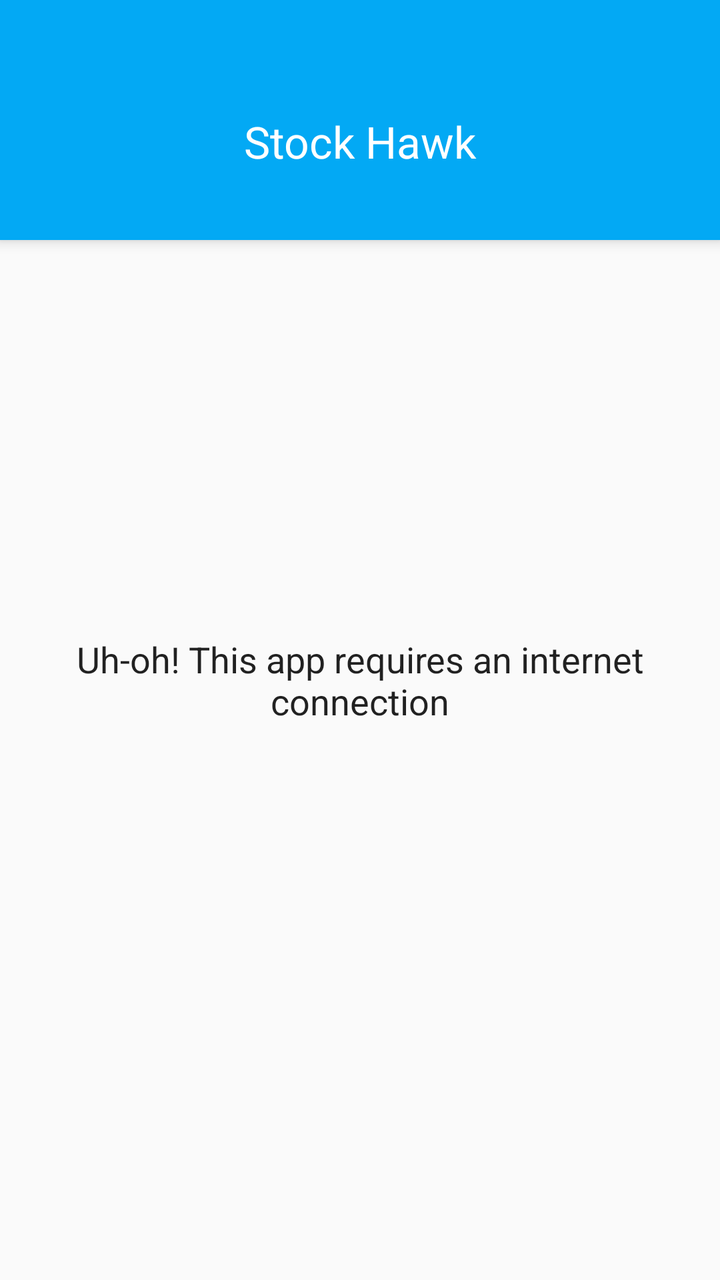
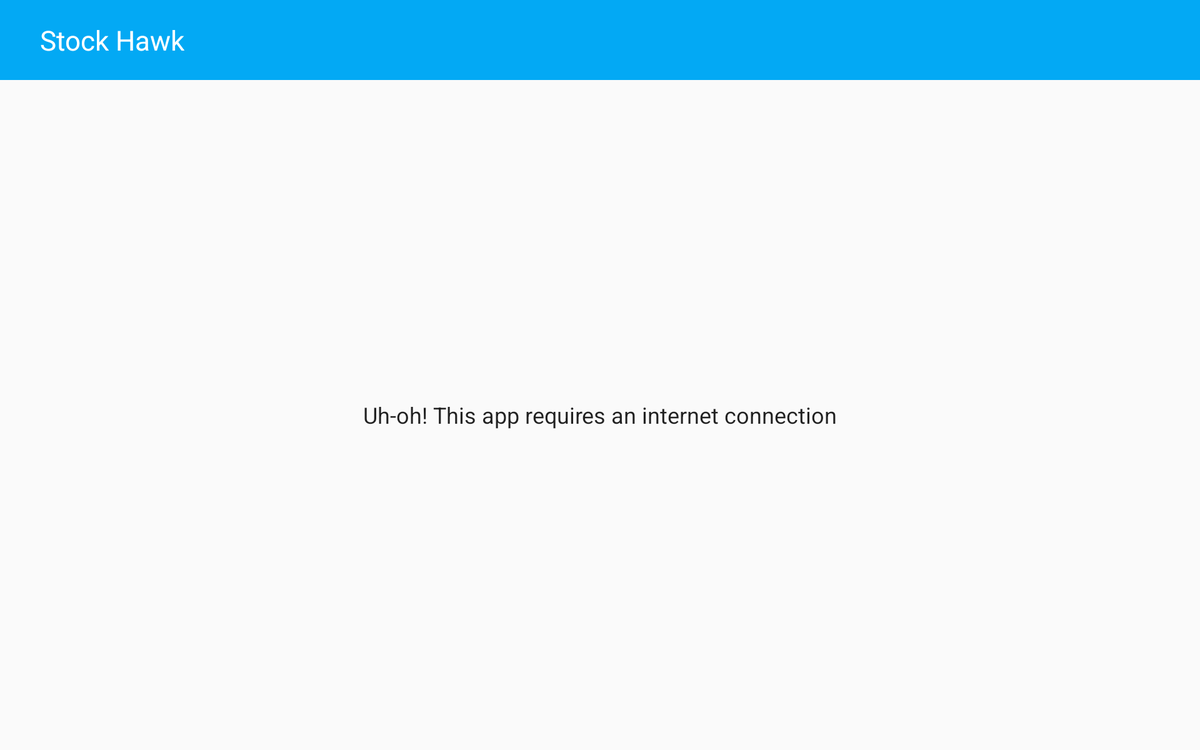

The same Android screen from two of the app's own layout files: first res/layout/ as a phone draws it, then the repository's variant for another configuration, drawn on a device whose configuration selects that folder. Both files follow.
<!-- AndroidManifest.xml: application theme AppTheme -->
<!-- res/layout/fragment_stock_list.xml -->
<?xml version="1.0" encoding="utf-8"?>
<FrameLayout xmlns:android="http://schemas.android.com/apk/res/android"
    xmlns:app="http://schemas.android.com/apk/res-auto"
    android:layout_width="match_parent"
    android:layout_height="match_parent">

    <android.support.design.widget.CoordinatorLayout
        android:id="@+id/col"
        android:layout_width="match_parent"
        android:layout_height="match_parent">

        <android.support.design.widget.AppBarLayout
            android:id="@+id/appbar"
            android:layout_width="match_parent"
            android:layout_height="wrap_content"
            android:theme="@style/ThemeOverlay.AppCompat.Dark.ActionBar"
            app:elevation="@dimen/appbar_elevation">

            <android.support.v7.widget.Toolbar
                android:id="@+id/toolbar"
                android:layout_width="match_parent"
                android:layout_height="wrap_content"
                android:elevation="0dp"
                app:layout_scrollFlags="scroll|enterAlways"
                app:theme="@style/ThemeOverlay.AppCompat.Dark.ActionBar">

                <TextView
                    android:layout_width="wrap_content"
                    android:layout_height="?attr/listPreferredItemHeight"
                    android:layout_gravity="center_horizontal"
                    android:layout_marginTop="?attr/actionBarSize"
                    android:text="@string/app_name"
                    android:textAppearance="@style/TextAppearance.AppCompat.Large" />
            </android.support.v7.widget.Toolbar>

        </android.support.design.widget.AppBarLayout>


        <android.support.v7.widget.RecyclerView
            android:id="@+id/recycler_view"
            android:layout_width="match_parent"
            android:layout_height="match_parent"
            app:layout_behavior="@string/appbar_scrolling_view_behavior" />

        <TextView
            android:id="@+id/emptyView"
            android:layout_width="match_parent"
            android:layout_height="match_parent"
            android:gravity="center"
            android:paddingTop="40dp"
            android:paddingEnd="@dimen/activity_horizontal_margin"
            android:paddingLeft="@dimen/activity_horizontal_margin"
            android:paddingRight="@dimen/activity_horizontal_margin"
            android:paddingStart="@dimen/activity_horizontal_margin"
            android:text="@string/network_toast"
            android:textAppearance="@android:style/TextAppearance.Medium"
            app:layout_anchor="@+id/recycler_view"
            app:layout_anchorGravity="fill" />
    </android.support.design.widget.CoordinatorLayout>

</FrameLayout>
<!-- resources referenced by this layout -->
<resources>
  <dimen name="activity_horizontal_margin">16dp</dimen>
  <dimen name="appbar_elevation">4dp</dimen>
  <string name="app_name">Stock Hawk</string>
  <string name="network_toast">Uh-oh! This app requires an internet connection</string>
  <style name="AppTheme" parent="@style/Theme.AppCompat.Light.NoActionBar">
          <item name="colorPrimary">@color/primary</item>
          <item name="colorPrimaryDark">@color/primary_dark</item>
          <item name="colorAccent">@color/accent</item>
          <item name="toolbarStyle">@style/Toolbar</item>
      </style>
  <color name="primary">#03A9F4</color>
  <color name="primary_dark">#0288D1</color>
  <color name="accent">#FFD740</color>
  <style name="Toolbar" parent="Widget.AppCompat.Toolbar">
          <item name="android:background">?attr/colorPrimary</item>
          <item name="popupTheme">@style/Theme.AppCompat.Light</item>
      </style>
</resources>
<!-- res/layout-sw600dp-land/fragment_stock_list.xml (the repository's variant of the layout above) -->
<!-- drawn on a 7-inch tablet turned sideways -->
<?xml version="1.0" encoding="utf-8"?>
<RelativeLayout xmlns:android="http://schemas.android.com/apk/res/android"
    xmlns:app="http://schemas.android.com/apk/res-auto"
    android:layout_width="match_parent"
    android:layout_height="match_parent">


    <android.support.v7.widget.Toolbar
        android:id="@+id/toolbar"
        android:layout_width="match_parent"
        android:layout_height="?attr/actionBarSize"
        android:elevation="0dp"
        app:title="@string/app_name"
        app:titleTextAppearance="@android:style/TextAppearance.Large"
        app:titleMarginStart="@dimen/abc_list_item_padding_horizontal_material"
        app:popupTheme="@style/ThemeOverlay.AppCompat.Light"
        app:theme="@style/ThemeOverlay.AppCompat.Dark.ActionBar" />


    <include
        layout="@layout/fragment_stock_list_base"
        android:layout_width="@dimen/fragment_stock_list_width"
        android:layout_height="match_parent"
        android:layout_below="@+id/toolbar"
        android:layout_centerHorizontal="true" />
</RelativeLayout>
<!-- res/layout/fragment_stock_list_base.xml (included above) -->
<?xml version="1.0" encoding="utf-8"?>
<FrameLayout xmlns:android="http://schemas.android.com/apk/res/android"
    xmlns:tools="http://schemas.android.com/tools"
    android:layout_width="match_parent"
    android:layout_height="match_parent"
    android:elevation="@dimen/appbar_elevation">

    <android.support.v7.widget.RecyclerView
        android:id="@+id/recycler_view"
        android:layout_width="match_parent"
        android:layout_height="match_parent" />

    <TextView
        android:id="@+id/emptyView"
        android:layout_width="match_parent"
        android:layout_height="match_parent"
        android:gravity="center"
        android:paddingBottom="@dimen/activity_vertical_margin"
        android:paddingEnd="@dimen/activity_horizontal_margin"
        android:paddingLeft="@dimen/activity_horizontal_margin"
        android:paddingRight="@dimen/activity_horizontal_margin"
        android:paddingStart="@dimen/activity_horizontal_margin"
        android:paddingTop="@dimen/activity_vertical_margin"
        android:text="@string/network_toast"
        android:textAppearance="@android:style/TextAppearance.Medium" />

</FrameLayout>
<!-- resources referenced by the variant -->
<!-- as a 7-inch tablet turned sideways resolves them -->
<resources>
  <dimen name="activity_horizontal_margin">16dp</dimen>
  <dimen name="activity_vertical_margin">16dp</dimen>
  <dimen name="appbar_elevation">4dp</dimen>
  <!-- from res/values-sw600dp-land/ -->
  <dimen name="fragment_stock_list_width">750dp</dimen>
  <string name="app_name">Stock Hawk</string>
  <string name="network_toast">Uh-oh! This app requires an internet connection</string>
  <style name="AppTheme" parent="@style/Theme.AppCompat.Light.NoActionBar">
          <item name="colorPrimary">@color/primary</item>
          <item name="colorPrimaryDark">@color/primary_dark</item>
          <item name="colorAccent">@color/accent</item>
          <item name="toolbarStyle">@style/Toolbar</item>
      </style>
  <color name="primary">#03A9F4</color>
  <color name="primary_dark">#0288D1</color>
  <color name="accent">#FFD740</color>
  <style name="Toolbar" parent="Widget.AppCompat.Toolbar">
          <item name="android:background">?attr/colorPrimary</item>
          <item name="popupTheme">@style/Theme.AppCompat.Light</item>
      </style>
</resources>
